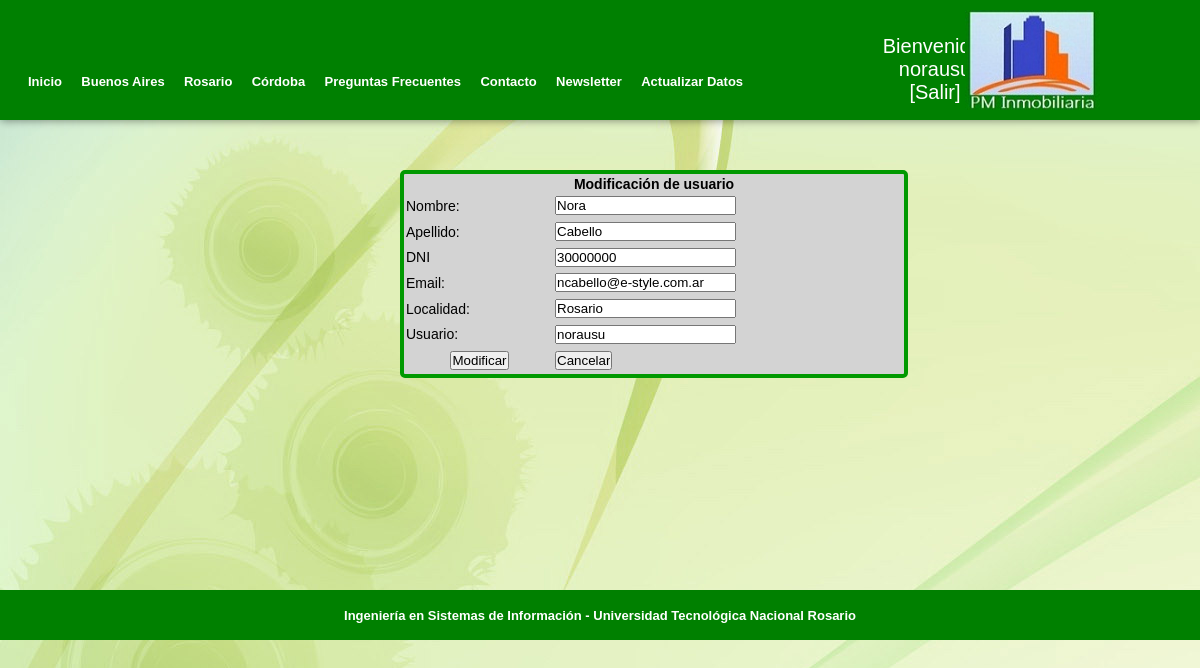
The page /ActualizarDatos.php (signed in) on the database its author committed.
### tables this page shows
CREATE TABLE `usuarios` (
  `nombre` varchar(15) NOT NULL,
  `apellido` varchar(15) NOT NULL,
  `dni` int(8) NOT NULL,
  `provincia` varchar(25) NOT NULL,
  `localidad` varchar(25) NOT NULL,
  `email` varchar(35) NOT NULL,
  `usuario` varchar(15) NOT NULL,
  `contraseña` varchar(15) NOT NULL,
  `tipo` varchar(10) NOT NULL,
  PRIMARY KEY (`usuario`)
);

### ActualizarDatos.php (the view, shortened to what this page needs)
<!DOCTYPE html PUBLIC "-//W3C//DTD XHTML 1.0 Transitional//EN" "http://www.w3.org/TR/xhtml1/DTD/xhtml1-transitional.dtd">
<html xmlns="http://www.w3.org/1999/xhtml">
<head>
<link rel="stylesheet" type="text/css" href="header.css"/>
<link rel="stylesheet" type="text/css" href="posicionamientoPrincipal.css"/>
<link rel="stylesheet" type="text/css" href="estiloPrincipal.css"/>
<link rel="stylesheet" type="text/css" href="base.css"/>
<link rel="stylesheet" type="text/css" href="elementos.css"/>
<link rel="stylesheet" type="text/css" href="footer.css"/>
<link rel="stylesheet" type="text/css" href="body.css"/>
<link rel="stylesheet" type="text/css" href="botones.css"/>
</head>
<body>
<div id="header">
      <div id="cont_header_h">
            <div id="menu_header_h">
			<a href="principalUsuario.php" target="_self" >Inicio</a>
			<a href="BuenosAiresLogueado.php" target="_self"  >Buenos Aires</a>
			<a href="RosarioLogueado.php" target="_self" >Rosario</a>
			<a href="CordobaLogueado.php" target="_self" >Córdoba</a>
			<a href="PreguntasFrecuentes.php" target="_self" >Preguntas Frecuentes</a>
			<a href="Contacto.php" target="_self"  >Contacto</a>
			<a href="Newsletter.php" target="_self">Newsletter</a>
			<a href="ActualizarDatos.php" target="_self">Actualizar Datos</a>
			</div>
		  </div>
		   <div id="nombre_sesion">
		  <?php
		echo "Bienvenido: ".$_SESSION['usuario'];
		  ?>
		  <br />
		  <a class="link_salir" name="s"  href="salir.php">[Salir]</a>
		  </div>
		  <a href="principalUsuario.php"><img class="logo" src="imagen/logo.jpg" alt="Imagen Logo"
				title="Imagen Logo" /></a>
</div>
<div id="contenido" class="menuModif">
<?php
include ("conexion.inc");
$vUsuario = $_SESSION['usuario'];
$vSql = "SELECT * FROM usuarios WHERE usuario ='$vUsuario' ";
$vResultado = mysql_query($vSql, $link) or die (mysql_error());;
$fila = mysql_fetch_array($vResultado);
if(mysql_num_rows($vResultado) == 0) {
       echo ("El usuario no existe <br>");
       echo ("<A href='FormModiIni.html'>Continuar</A>");
}
else{
?>
<div id="formModiPHP">
<FORM  action="ActualizarDatos2.php" method="POST" name="actualizarDatos" id="actualizarDatos">
<table id="tableModiPHP">
<thead>
  	<tr>
		<th colspan="2">Modificación de usuario</th>
	</tr>
  </thead>
  <tbody>
<tr>
      <td width="103"> Nombre: </td>
      <td width="243"> <input type="TEXT"  name="nombre" size="20" maxlength="20" value="<?php echo($fila['nombre']); ?>">	  </td>
</tr>
<tr>
        <td width="103"> Apellido: </td>
     <td width="243"> <input type="TEXT"  name="apellido" size="20" maxlength="20"
     value="<?php echo($fila['apellido']); ?>">           </td>
        </tr>
        <tr>
             <td width="103"> DNI </td>
             <td width="243"> <input type="TEXT"  name="dni" size="20" maxlength="20"
              value="<?php echo($fila['dni']); ?>">             </td>
</tr>
<tr>
      <td width="103"> Email: </td>
           <td width="243"> <input type="TEXT"  name="email" size="20" maxlength="40"
       value="<?php echo($fila['email']); ?>">              </td>
        </tr>
<tr>
  <td>Localidad:</td>
  <td><input type="TEXT"  name="localidad" size="20" maxlength="40"
       value="<?php echo($fila['localidad']); ?>">
	   	   </td>
</tr>
<tr>
  <td>Usuario:</td>
  <td><input type="TEXT"  name="usuario" size="20" maxlength="40"
       value="<?php echo($fila['usuario']); ?>" readonly="">              </td>
</tr>
       <tr>
      <td colspan="1" align="center"> <input type="SUBMIT"  name="Submit" value="Modificar">     </td>
	  <td colspan="1" align="left">	<a href="FormModiIni.html"><input type="button"  name="Submit" value="Cancelar" onclick="FormModiIni.html"></a>           </td>
        </tr>
		</tbody>
</table>
</FORM>
<?php
}
?>
</div>
</div>
<div id="footer"><div id="footerhijo">Ingeniería en Sistemas de Información - Universidad Tecnológica Nacional Rosario</div></div>
</body>
</html>

### header.css (style rules this page uses)
a, a img { border:none; text-decoration:none; outline:none; }
* { margin:0; padding:0; }
#header { float:left; border-color:#009900; }
#cont_header_h { float:left; width:850px; height:110px; margin-left:20px; overflow:hidden; position:relative; }
.logo { position:absolute; top:10px; right:100px; float:left; width:135px; height:100px; }
#menu_header_h { float:left; position:absolute; bottom: 10px; right:100px; width:750px; }
#menu_header_h a { display:inline-block; height:33px; font:bold 13px Arial, Helvetica, sans-serif; color:#FFFFFF; margin-top:37px; text-align:center; padding: 5px 8px 0 8px; line-height: 30px; }
#nombre_sesion { color:#FFFFFF; font-size:20px; font:bold; text-align:center; margin-right:200px; margin-top:35px; }
.link_salir { color:#FFFFFF; text-align:center; }

### posicionamientoPrincipal.css (style rules this page uses)
body { background-image:url(imagen/Fondo.jpg); }
#contenido { margin-left:100px; clear:left; }
#formModi, #formModiPHP { margin-top:50px; margin-left:300px; margin-bottom:50px; height:200px; width:500px; float:left; border-radius: 5px; border: 4px solid #009900; background-color:#D3D3D3; }
#tableModi, #tableModiPHP { height:200px; font-family:Arial, Helvetica, sans-serif; font-size:14px; width:500px; }
.menuModif, .menuAltaModif, .menuBajaModif, .menuAltaInm, .menuEstadoInm, .menuPrecioInm, .menuBajaInm, .menuRegistro, .Newsletter { height:470px; }

### base.css (style rules this page uses)
a, a img { border:none; outline:none; text-decoration:none; }
* { margin:0; padding:0; }
body { background-color:#F4F4F4; font-family:Arial, Helvetica, sans-serif; font-size:12px; font-style:normal; font-variant:normal; font-weight:normal; line-height:normal; margin:0; }
#header { -webkit-box-shadow:rgba(0, 0, 0, 0.4) 1px 1px 8px; background-image:url(imagen/fondoheader.jpg); box-shadow:rgba(0, 0, 0, 0.4) 1px 1px 8px; height:120px; overflow:hidden; position:relative; width:100%; z-index:10; }
#footer { background-color:#008000; background-position:50% 100%; overflow:hidden; width:100%; height:50px; text-align:center; display: table; font:bold 13px Arial, Helvetica, sans-serif; }
#footerhijo { display: table-cell; vertical-align: middle; color:#FFFFFF; }

### footer.css (style rules this page uses)
* { margin:0; padding:0; }

### body.css (style rules this page uses)
a, a img { border:none; text-decoration:none; outline:none; }
* { margin:0; padding:0; }

### rows shown on the page
usuarios: nombre "Nora", apellido "Cabello", dni "30000000", email "ncabello@e-style.com.ar", localidad "Rosario", usuario "norausu"

### other values the page prints
$_SESSION['usuario'] "norausu"
